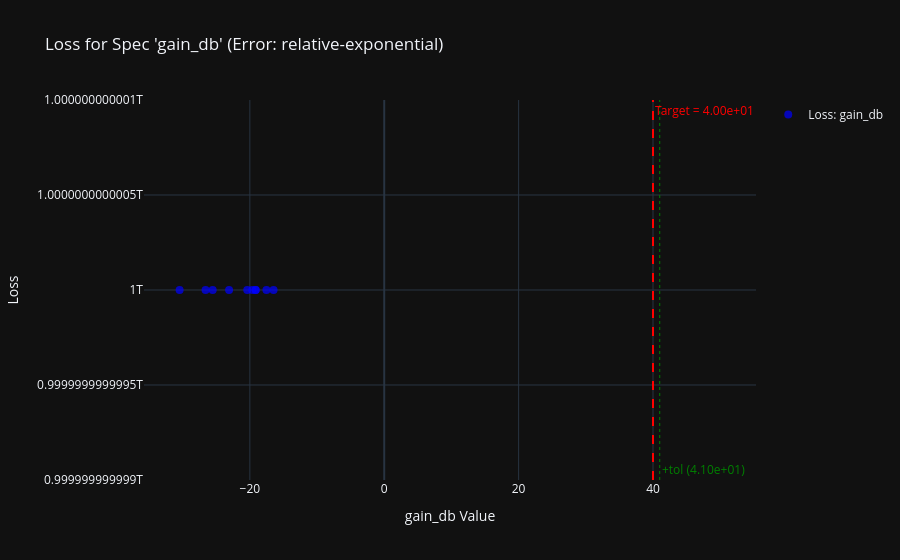
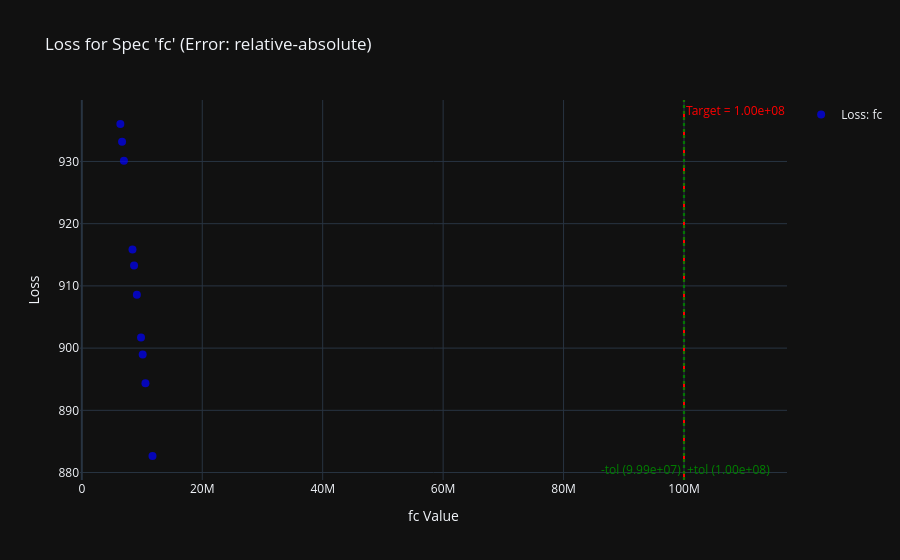

Notebook code for these charts, in order:
### Code cell
circuit_optimizer.plot_loss_value_by_spec(spec_name="gain_db", show=True)
circuit_optimizer.plot_loss_value_by_spec(spec_name="fc", show=True)

### Figure 1 — Plotly figure (JSON) as saved in the notebook; plotly's stock layout.template omitted (floating-point values rounded to 4 significant figures)
{"data": [{"marker": {"color": "blue", "opacity": 0.7, "size": 8, "symbol": "circle"}, "mode": "markers", "name": "Loss: gain_db", "type": "scatter", "x": [-19.16, -26.59, -23.09, -30.46, -25.53, -19.64, -19.11, -16.47, -17.53, -20.39], "y": [1000000000000, 1000000000000, 1000000000000, 1000000000000, 1000000000000, 1000000000000, 1000000000000, 1000000000000, 1000000000000, 1000000000000]}], "layout": {"annotations": [{"font": {"color": "red"}, "showarrow": false, "text": "Target = 4.00e+01", "x": 40, "xanchor": "left", "xref": "x", "y": 1, "yanchor": "top", "yref": "y domain"}, {"font": {"color": "green"}, "showarrow": false, "text": "+tol (4.10e+01)", "x": 41, "xanchor": "left", "xref": "x", "y": 0, "yanchor": "bottom", "yref": "y domain"}], "shapes": [{"line": {"color": "red", "dash": "dash", "width": 2}, "type": "line", "x0": 40, "x1": 40, "xref": "x", "y0": 0, "y1": 1, "yref": "y domain"}, {"line": {"color": "green", "dash": "dot", "width": 1}, "type": "line", "x0": 41, "x1": 41, "xref": "x", "y0": 0, "y1": 1, "yref": "y domain"}], "showlegend": true, "title": {"text": "Loss for Spec 'gain_db' (Error: relative-exponential)"}, "xaxis": {"title": {"text": "gain_db Value"}}, "yaxis": {"title": {"text": "Loss"}}}}

### Figure 2 — Plotly figure (JSON) as saved in the notebook; plotly's stock layout.template omitted (floating-point values rounded to 4 significant figures)
{"data": [{"marker": {"color": "blue", "opacity": 0.7, "size": 8, "symbol": "circle"}, "mode": "markers", "name": "Loss: fc", "type": "scatter", "x": [8414611, 6682000.0, 9140536, 6397924, 6988935, 9830000.0, 8673000.0, 10565795, 11734110, 10100000.0], "y": [915.9, 933.2, 908.6, 936.0, 930.1, 901.7, 913.3, 894.3, 882.7, 899.0]}], "layout": {"annotations": [{"font": {"color": "red"}, "showarrow": false, "text": "Target = 1.00e+08", "x": 100000000, "xanchor": "left", "xref": "x", "y": 1, "yanchor": "top", "yref": "y domain"}, {"font": {"color": "green"}, "showarrow": false, "text": "-tol (9.99e+07)", "x": 99900000, "xanchor": "right", "xref": "x", "y": 0, "yanchor": "bottom", "yref": "y domain"}, {"font": {"color": "green"}, "showarrow": false, "text": "+tol (1.00e+08)", "x": 100100000, "xanchor": "left", "xref": "x", "y": 0, "yanchor": "bottom", "yref": "y domain"}], "shapes": [{"line": {"color": "red", "dash": "dash", "width": 2}, "type": "line", "x0": 100000000, "x1": 100000000, "xref": "x", "y0": 0, "y1": 1, "yref": "y domain"}, {"line": {"color": "green", "dash": "dot", "width": 1}, "type": "line", "x0": 99900000, "x1": 99900000, "xref": "x", "y0": 0, "y1": 1, "yref": "y domain"}, {"line": {"color": "green", "dash": "dot", "width": 1}, "type": "line", "x0": 100100000, "x1": 100100000, "xref": "x", "y0": 0, "y1": 1, "yref": "y domain"}], "showlegend": true, "title": {"text": "Loss for Spec 'fc' (Error: relative-absolute)"}, "xaxis": {"title": {"text": "fc Value"}}, "yaxis": {"title": {"text": "Loss"}}}}
